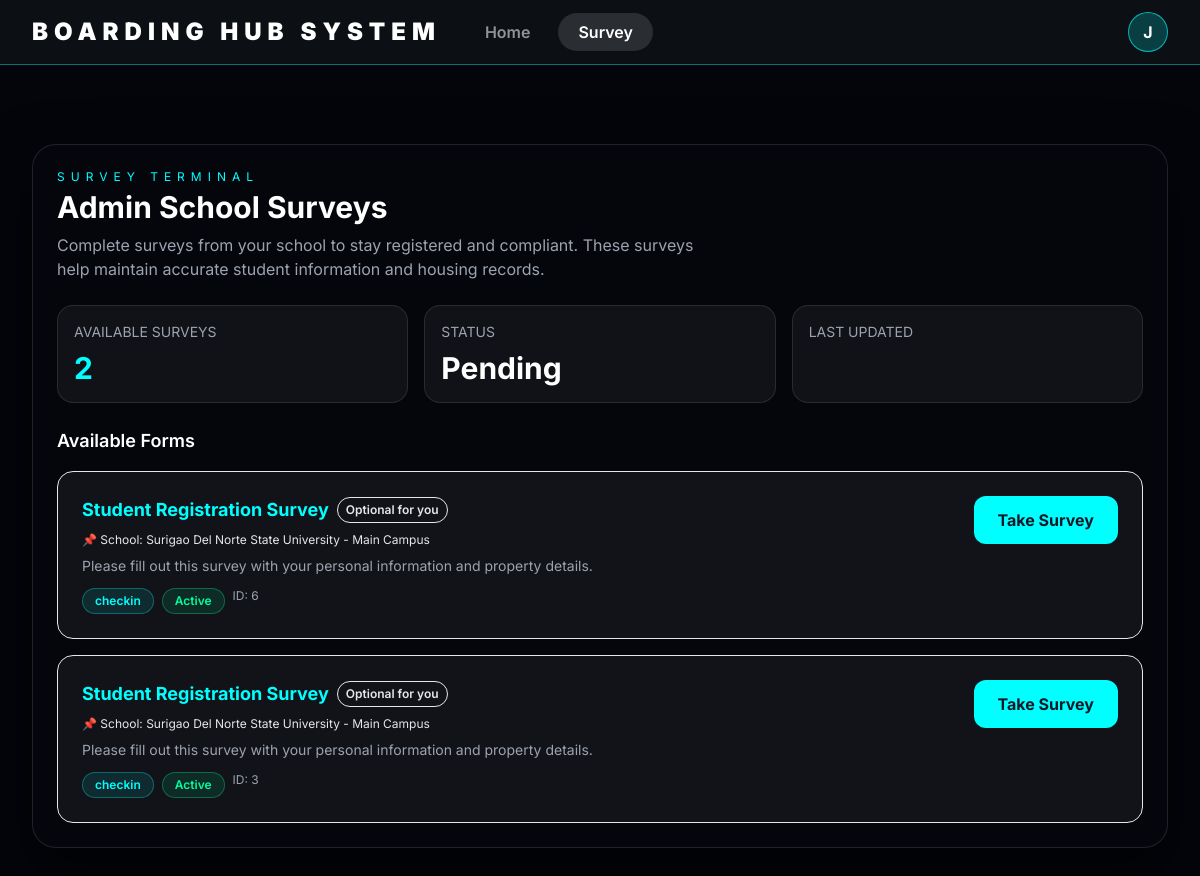
Page /students/dashboard/survey/ (signed in) on the earlier database version.
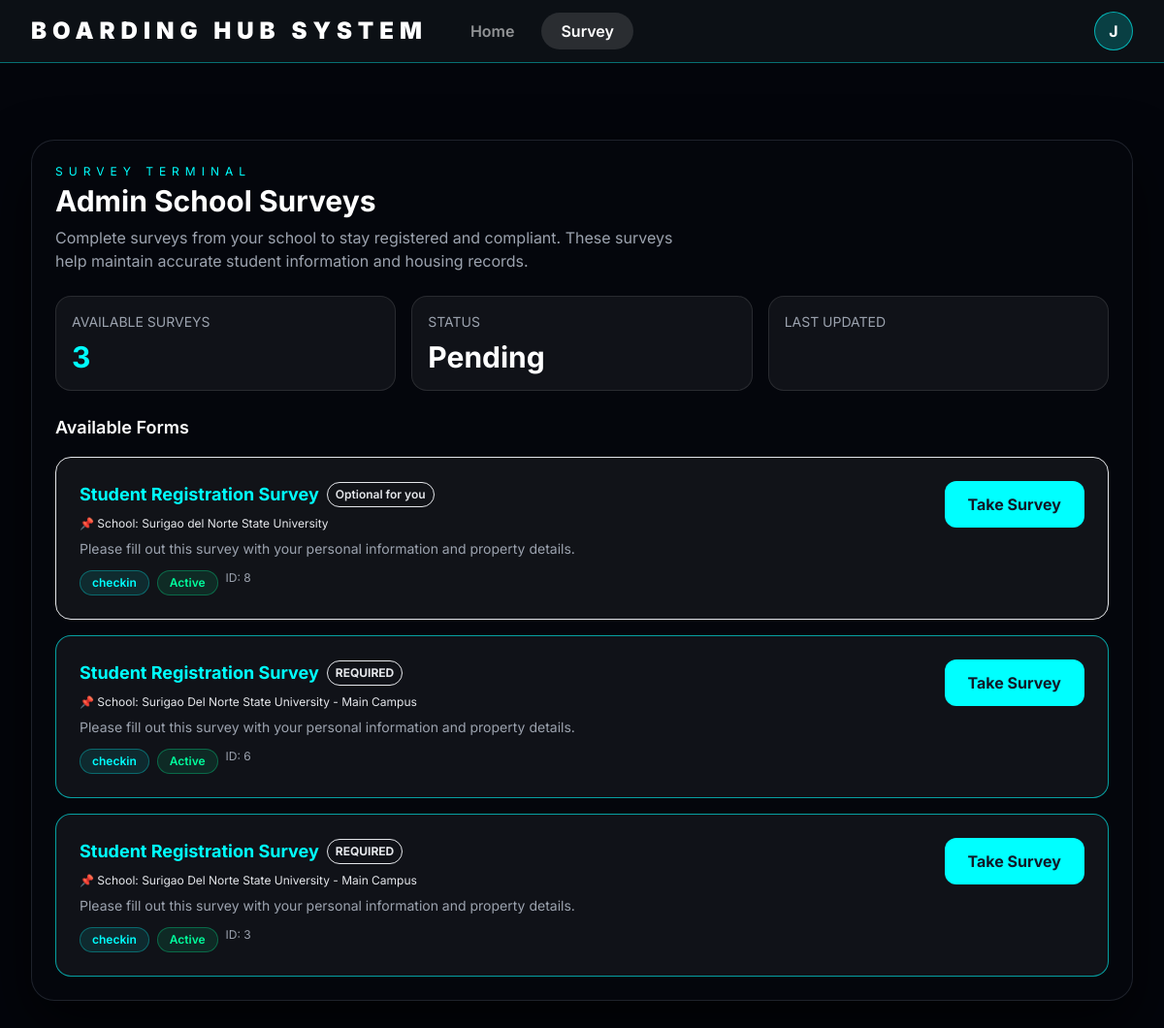
Same page on the later database version.
### core/models.py (models this page shows, shortened)
class Survey(models.Model):
    STATUS_CHOICES = [
        ("draft", "Draft"),
        ("active", "Active"),
        ("closed", "Closed"),
    ]
    RECIPIENT_CHOICES = [
        ("students", "Students Only"),
        ("owners", "Property Owners Only"),
        ("both", "Both Students & Owners"),
    ]
    EMAIL_VALIDATION_CHOICES = [
        ("none", "No Validation"),
        ("gmail", "Gmail Only"),
        ("university", "University Email Only"),
        ("both", "Gmail or University Email"),
    ]
    school = models.ForeignKey(School, on_delete=models.CASCADE, related_name="surveys")
    title = models.CharField(max_length=200)
    description = models.TextField(blank=True)
    category = models.CharField(
        max_length=100, blank=True, default="Student Registration"
    )
    status = models.CharField(max_length=20, choices=STATUS_CHOICES, default="draft")
    recipient_type = models.CharField(
        max_length=20,
        choices=RECIPIENT_CHOICES,
        default="students",
        help_text="Who should receive this survey"
    )
    unique_code = models.CharField(
        max_length=50, unique=True, help_text="Unique code for survey link"
    )
    email_validation = models.CharField(
        max_length=20,
        choices=EMAIL_VALIDATION_CHOICES,
        default="both",
        help_text="Email validation requirement for student emails",
    )
    require_property_info = models.BooleanField(
        default=True,
        help_text="Require students to provide property owner email/property information",
    )
    created_by = models.ForeignKey(
        User, on_delete=models.SET_NULL, null=True, related_name="created_surveys"
    )
    created_at = models.DateTimeField(auto_now_add=True)
    updated_at = models.DateTimeField(auto_now=True)
    class Meta:
        ordering = ["-created_at"]

class School(models.Model):
    name = models.CharField(max_length=200, unique=True)
    email_domain = models.CharField(
        max_length=100, blank=True, help_text="e.g., university.edu"
    )
    address = models.TextField(blank=True)
    phone = models.CharField(max_length=20, blank=True, null=True)
    facebook_url = models.URLField(
        max_length=200, blank=True, help_text="Facebook page URL for contact"
    )
    created_at = models.DateTimeField(auto_now_add=True)
    is_active = models.BooleanField(default=True)
    class Meta:
        ordering = ["name"]
        verbose_name = "School/University"
        verbose_name_plural = "Schools/Universities"

### students/views.py (the view, shortened to what this page needs)
# urls.py: path("dashboard/", views.student_dashboard, name="student_dashboard"),
@login_required
def student_dashboard(request, section="home"):
    try:
        profile = request.user.profile
        if profile.role != "student":
            messages.error(request, "Access denied. Students only.")
            return redirect("accounts:login")
    except UserProfile.DoesNotExist:
        messages.error(request, "User profile not found.")
        return redirect("accounts:login")
    section = (section or "home").lower()
    if section not in ALLOWED_SECTIONS:
        section = "home"
    properties = Property.objects.filter(owner=request.user)
    total_properties = properties.count()
    active_tenants = BoardingAssignment.objects.filter(
        property__owner=request.user, status="active"
    ).select_related("student__user", "property")
    maintenance_requests = MaintenanceRequest.objects.filter(
        property__owner=request.user
    ).order_by("-created_at")[:10]
    rent_collected = 0  # Placeholder until financial tracking is implemented
    boarders_list = []
    from core.models import Survey
    surveys = []
    pending_surveys = 0
    try:
        student = request.user.student_profile
        all_surveys = Survey.objects.filter(
            status='active',
            recipient_type__in=['students', 'both']  # Show surveys for students or both
        ).order_by('-created_at')
        surveys = []
        for survey in all_surveys:
            is_required = survey.school == student.school if student.school else False
            surveys.append({
                'survey': survey,
                'is_required': is_required,
                'school_name': survey.school.name if survey.school else 'Unknown School'
            })
        pending_surveys = len(surveys)
    except Exception:
        surveys = []
        pending_surveys = 0
    try:
        posts_qs = (
            Post.objects.filter(is_public=True)
            .select_related("author")
            .prefetch_related("images", "comments")
            .order_by("-created_at")[:50]
        )
        student_posts = []
    except Exception:
        student_posts = []
    payments = [
        {
            "reference": "PMT-2101",
            "boarder": "Ava Lim",
            "property": "Neon Suite 2F",
            "due_date": "Dec 05, 2025",
            "amount": 7500,
            "status": "Paid",
            "method": "GCash",
        },
        {
            "reference": "PMT-2102",
            "boarder": "Marcus Dela Cruz",
            "property": "Skyline Pod C12",
            "due_date": "Dec 05, 2025",
            "amount": 8200,
            "status": "Pending",
            "method": "Bank Transfer",
        },
        {
            "reference": "PMT-2103",
            "boarder": "Faith Santos",
            "property": "Neon Suite 3C",
            "due_date": "Nov 28, 2025",
            "amount": 7000,
            "status": "Overdue",
            "method": "Cash",
        },
    ]
    payment_stats = {
        "collected": sum(p["amount"] for p in payments if p["status"] == "Paid"),
        "pending": sum(p["amount"] for p in payments if p["status"] == "Pending"),
        "overdue": sum(p["amount"] for p in payments if p["status"] == "Overdue"),
        "upcoming_due": payments[0]["due_date"] if payments else "N/A",
    }
    payment_calendar = [
        {"date": "Dec 05", "label": "Cycle Billing", "status": "upcoming"},
        {"date": "Dec 15", "label": "Utility Sync", "status": "upcoming"},
        {"date": "Dec 28", "label": "Rent Settlement", "status": "reminder"},
    ]
    notifications_feed = [
        {
            "title": req.title,
            "priority": req.get_priority_display(),
            "created_at": req.created_at,
            "description": req.description,
        }
        for req in maintenance_requests
    ]
    student_location_data = [
        {
            "id": prop.property_id,
            "name": prop.name or prop.property_id,
            "address": prop.address,
            "city": prop.city or "",
            "province": prop.state or "",
            "zip_code": prop.zip_code or "",
            "latitude": float(prop.latitude) if prop.latitude is not None else None,
            "longitude": float(prop.longitude) if prop.longitude is not None else None,
            "status": prop.get_status_display(),
        }
        for prop in properties
    ]
    context = {
        "section": section,
        "total_properties": total_properties,
        "active_tenants": active_tenants,
        "maintenance_requests": maintenance_requests,
        "rent_collected": rent_collected,
        "properties": properties,
        "student_location_data": student_location_data,
        "boarders_list": boarders_list,
        "student_posts": student_posts,
        "payments": payments,
        "payment_stats": payment_stats,
        "payment_calendar": payment_calendar,
        "notifications_feed": notifications_feed,
        "surveys": surveys,
        "pending_surveys": pending_surveys,
    }
    return render(request, "students/owner_dashboard_students.html", context)

### templates/students/owner_dashboard_students.html (shortened to what this page needs)
{% extends "students/layout_students.html" %}
{% block content %}
{% if section == 'home' %}
<section class="space-y-6">
    <div class="grid gap-6 lg:grid-cols-[2fr,1fr] items-start">
        <div>
            {% comment %} Include the community posts feed so visitors see all public posts and can interact {% endcomment %}
            {% include "students/partials/community_feed.html" %}
        </div>
        <aside class="glass-card rounded-3xl p-6 flex flex-col space-y-6 lg:sticky lg:top-24 self-start h-fit">
            <div>
                <p class="text-xs text-text-muted uppercase tracking-[0.5em]">Explore</p>
                <h2 class="text-2xl font-semibold text-white mt-2">Quick Links</h2>
            </div>
            <div class="space-y-3">
                    <div>
                        <p class="text-white font-semibold">My Home Console</p>
                        <p class="text-xs text-text-muted">Manage your posts & properties</p>
                    </div>
                    <span class="text-neon-cyan text-lg">&rarr;</span>
                </a>
                <a href="{% url 'students:student_dashboard_section' 'survey' %}" class="flex items-center justify-between px-4 py-3 rounded-2xl bg-white/5 hover:bg-white/10 transition border border-white/10">
                    <div>
                        <p class="text-white font-semibold">Admin Surveys</p>
                        <p class="text-xs text-text-muted">Stay compliant with schools</p>
                    </div>
                    <span class="text-neon-cyan text-lg">&rarr;</span>
                </a>
            </div>
        </aside>
    </div>
</section>
{% elif section == 'survey' %}
<section class="glass-card rounded-3xl p-6 space-y-6">
    <div class="flex flex-col md:flex-row md:items-center md:justify-between gap-4">
        <div>
            <p class="text-xs uppercase tracking-[0.5em] text-neon-cyan">Survey Terminal</p>
            <h2 class="text-3xl font-bold text-white mt-1">Admin School Surveys</h2>
            <p class="text-text-muted mt-2 max-w-2xl">Complete surveys from your school to stay registered and compliant. These surveys help maintain accurate student information and housing records.</p>
        </div>
    </div>
    <div class="grid gap-4 sm:grid-cols-3">
        <div class="rounded-2xl border border-white/10 bg-white/5 p-4">
            <p class="text-sm text-text-muted uppercase">Available Surveys</p>
            <p class="text-3xl font-bold text-neon-cyan mt-2">{{ pending_surveys }}</p>
        </div>
        <div class="rounded-2xl border border-white/10 bg-white/5 p-4">
            <p class="text-sm text-text-muted uppercase">Status</p>
            <p class="text-3xl font-bold text-white mt-2">{% if pending_surveys > 0 %}Pending{% else %}No Surveys{% endif %}</p>
        </div>
        <div class="rounded-2xl border border-white/10 bg-white/5 p-4">
            <p class="text-sm text-text-muted uppercase">Last Updated</p>
        </div>
    </div>
    {% if surveys %}
    <div class="space-y-4">
        <h3 class="text-lg font-semibold text-white">Available Forms</h3>
        <div class="grid gap-4">
            {% for survey_item in surveys %}
            {% with survey=survey_item.survey is_required=survey_item.is_required school_name=survey_item.school_name %}
            <div class="rounded-2xl border {% if is_required %}border-neon-cyan/60{% else %}border-neon-yellow/40{% endif %} bg-white/5 p-6 hover:bg-white/10 transition cursor-pointer" onclick="window.location.href='/survey/{{ survey.unique_code }}/'">
                <div class="flex flex-col md:flex-row md:items-start md:justify-between gap-4">
                    <div class="flex-1">
                        <div class="flex items-center gap-2 mb-2">
                            <h4 class="text-lg font-bold text-neon-cyan">{{ survey.title }}</h4>
                            {% if is_required %}
                            <span class="px-2 py-1 rounded-full bg-neon-red/20 border border-neon-red/60 text-neon-red text-xs font-bold">REQUIRED</span>
                            {% else %}
                            <span class="px-2 py-1 rounded-full bg-neon-yellow/20 border border-neon-yellow/60 text-neon-yellow text-xs font-semibold">Optional for you</span>
                            {% endif %}
                        </div>
                        <p class="text-xs text-neon-yellow/80 mb-2">📌 School: {{ school_name }}</p>
                        <p class="text-sm text-text-muted mt-1">{{ survey.description }}</p>
                        <div class="mt-3 flex gap-2 flex-wrap">
                            <span class="inline-block px-3 py-1 rounded-full bg-neon-cyan/10 border border-neon-cyan/30 text-neon-cyan text-xs font-semibold">{{ survey.category }}</span>
                            <span class="inline-block px-3 py-1 rounded-full {% if survey.status == 'active' %}bg-neon-green/10 border border-neon-green/30 text-neon-green{% else %}bg-red-500/10 border border-red-500/30 text-red-500{% endif %} text-xs font-semibold">{{ survey.get_status_display }}</span>
                            <span class="text-xs text-text-muted">ID: {{ survey.id }}</span>
                        </div>
                    </div>
                    <button onclick="event.stopPropagation(); window.location.href='/survey/{{ survey.unique_code }}/'" class="px-6 py-3 rounded-xl bg-neon-cyan text-gray-900 font-bold hover:opacity-90 transition whitespace-nowrap">Take Survey</button>
                </div>
            </div>
            {% endwith %}
            {% endfor %}
        </div>
    </div>
    {% else %}
    <div class="rounded-2xl border border-white/10 bg-white/5 p-8 text-center">
        <p class="text-text-muted">No surveys available at this time.</p>
        <p class="text-xs text-text-muted mt-2">Check back later for new surveys from your school.</p>
    </div>
    {% endif %}
</section>
{% endif %}
{% endblock %}

### templates/students/layout_students.html (shortened to what this page needs)
<!DOCTYPE html>
<html lang="en">
<head>
    <script src="https://cdn.tailwindcss.com"></script>
    <link rel="stylesheet" href="/static/css/mobile-nav.css">
</head>
<body class="min-h-screen">
    <nav class="fixed top-0 left-0 right-0 z-40 bg-primary-dark/95 border-b border-neon-cyan/40 backdrop-blur">
        <div class="max-w-7xl mx-auto px-4 sm:px-6 lg:px-8">
            <div class="flex items-center justify-between h-16">
                <div class="nav-header flex items-center space-x-6 flex-1">
                    <span class="text-xl md:text-2xl font-black text-white tracking-[0.25em]">BOARDING HUB SYSTEM</span>
                    <div class="nav-items-desktop hidden md:flex items-center space-x-2">
                        {% if user.is_authenticated and user.profile.role == 'student' %}
                        <a href="{% url 'students:student_dashboard' %}" class="nav-pill {% if section == 'home' %}nav-pill-active{% else %}nav-pill-inactive{% endif %}">Home</a>
                        <a href="{% url 'students:student_dashboard_section' 'survey' %}" class="nav-pill {% if section == 'survey' %}nav-pill-active{% else %}nav-pill-inactive{% endif %}">Survey</a>
                        {% else %}
                        <a href="{% url 'students:student_dashboard' %}" class="nav-pill {% if section == 'home' %}nav-pill-active{% else %}nav-pill-inactive{% endif %}">Home</a>
                        <a href="#" class="nav-pill {% if section == 'survey' %}nav-pill-active{% else %}nav-pill-inactive{% endif %}">Explore</a>
                        {% endif %}
                    </div>
                </div>
                <div class="flex items-center space-x-3">
                    <div class="relative">
                        <button id="profile-dropdown-btn" class="h-10 w-10 rounded-full bg-neon-cyan/20 border border-neon-cyan/60 flex items-center justify-center text-white font-bold hover:bg-neon-cyan/30 transition cursor-pointer overflow-hidden">
                            <span id="profile-btn-initial">{{ user.first_name|default:user.username|slice:":1"|upper }}</span>
                        </button>
                    </div>
                </div>
            </div>
        </div>
    </nav>
    <main class="pt-24 pb-16 px-4 sm:px-6 lg:px-8 max-w-7xl mx-auto space-y-12">
        {% block content %}{% endblock %}
    </main>
</body>
</html>

Differences in the rows shown:
added Survey: survey "Student Registration Survey", shows "Optional for you", school_name "Surigao del Norte State University", survey.description "Please fill out this survey with your personal information and property details.", survey.category "checkin", survey.status "Active", survey.id "8"
computed for Survey id 6: text "Optional for you" → "REQUIRED"
computed for Survey id 3: text "Optional for you" → "REQUIRED"
Other differences:
{{ pending_surveys }}: "2" → "3"
